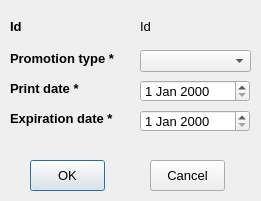
<?xml version="1.0" encoding="UTF-8"?>
<ui version="4.0">
 <class>CouponAddModifyForm</class>
 <widget class="QDialog" name="CouponAddModifyForm">
  <property name="geometry">
   <rect>
    <x>0</x>
    <y>0</y>
    <width>261</width>
    <height>201</height>
   </rect>
  </property>
  <property name="font">
   <font>
    <pointsize>10</pointsize>
   </font>
  </property>
  <property name="windowTitle">
   <string>Dialog</string>
  </property>
  <property name="windowIcon">
   <iconset resource="MyResources.qrc">
    <normaloff>:/Images/coupon pic.png</normaloff>:/Images/coupon pic.png</iconset>
  </property>
  <widget class="QLabel" name="lbllblId">
   <property name="geometry">
    <rect>
     <x>10</x>
     <y>20</y>
     <width>47</width>
     <height>13</height>
    </rect>
   </property>
   <property name="font">
    <font>
     <pointsize>10</pointsize>
     <weight>75</weight>
     <bold>true</bold>
    </font>
   </property>
   <property name="text">
    <string>Id</string>
   </property>
  </widget>
  <widget class="QLabel" name="lblId">
   <property name="geometry">
    <rect>
     <x>140</x>
     <y>20</y>
     <width>47</width>
     <height>13</height>
    </rect>
   </property>
   <property name="text">
    <string>Id</string>
   </property>
  </widget>
  <widget class="QLabel" name="label_3">
   <property name="geometry">
    <rect>
     <x>10</x>
     <y>50</y>
     <width>121</width>
     <height>16</height>
    </rect>
   </property>
   <property name="font">
    <font>
     <pointsize>10</pointsize>
     <weight>75</weight>
     <bold>true</bold>
    </font>
   </property>
   <property name="text">
    <string>Promotion type *</string>
   </property>
  </widget>
  <widget class="QComboBox" name="cbxPromotionType">
   <property name="geometry">
    <rect>
     <x>140</x>
     <y>50</y>
     <width>111</width>
     <height>22</height>
    </rect>
   </property>
  </widget>
  <widget class="QLabel" name="label_4">
   <property name="geometry">
    <rect>
     <x>10</x>
     <y>80</y>
     <width>101</width>
     <height>16</height>
    </rect>
   </property>
   <property name="font">
    <font>
     <pointsize>10</pointsize>
     <weight>75</weight>
     <bold>true</bold>
    </font>
   </property>
   <property name="text">
    <string>Print date *</string>
   </property>
  </widget>
  <widget class="QLabel" name="label_5">
   <property name="geometry">
    <rect>
     <x>10</x>
     <y>110</y>
     <width>121</width>
     <height>16</height>
    </rect>
   </property>
   <property name="font">
    <font>
     <pointsize>10</pointsize>
     <weight>75</weight>
     <bold>true</bold>
    </font>
   </property>
   <property name="text">
    <string>Expiration date *</string>
   </property>
  </widget>
  <widget class="QDateEdit" name="dedPrintDate">
   <property name="geometry">
    <rect>
     <x>140</x>
     <y>80</y>
     <width>110</width>
     <height>22</height>
    </rect>
   </property>
  </widget>
  <widget class="QDateEdit" name="dedExpirationDate">
   <property name="geometry">
    <rect>
     <x>140</x>
     <y>110</y>
     <width>110</width>
     <height>22</height>
    </rect>
   </property>
  </widget>
  <widget class="QPushButton" name="pbtOk">
   <property name="geometry">
    <rect>
     <x>30</x>
     <y>160</y>
     <width>75</width>
     <height>31</height>
    </rect>
   </property>
   <property name="text">
    <string>OK</string>
   </property>
  </widget>
  <widget class="QPushButton" name="pbtCancel">
   <property name="geometry">
    <rect>
     <x>150</x>
     <y>160</y>
     <width>75</width>
     <height>31</height>
    </rect>
   </property>
   <property name="text">
    <string>Cancel</string>
   </property>
  </widget>
 </widget>
 <resources>
  <include location="MyResources.qrc"/>
 </resources>
 <connections/>
</ui>
